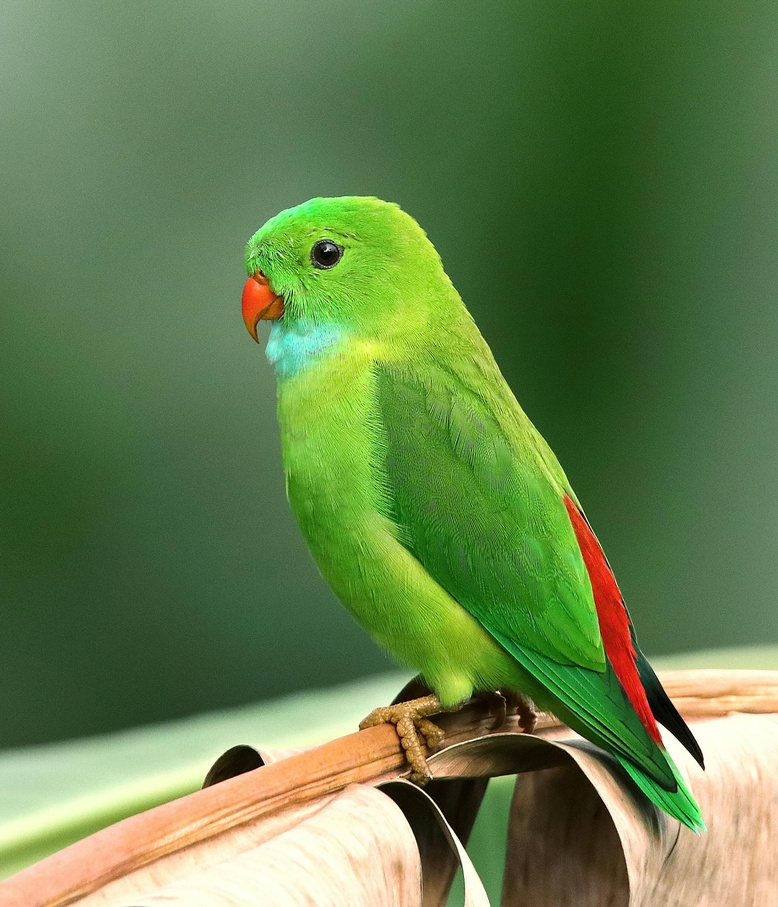
#> input picture Image Processing/photos/bird.jpg, 778 x 907 px, shrunk from 2250 x 2625 before the run, found by its file name
$ python minimum_and_maximum_filters.py
#> lines starting #> are read from the running program, lines starting #| are printed output that depends on the picture
import cv2 as cv
import matplotlib.pyplot as plt
import numpy as np


def max_min_filter(image_path):
#> called with image_path = 'photos/bird.jpg'
    gray_image = cv.imread(image_path, cv.IMREAD_GRAYSCALE)
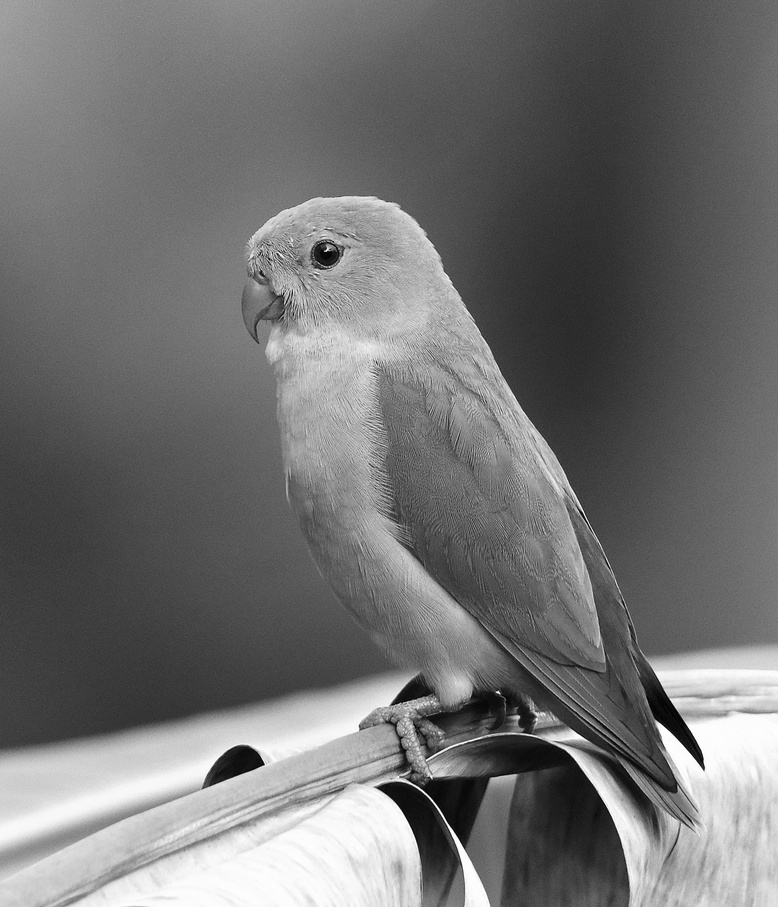
#> gray_image: shape (907, 778); min 0, max 255, mean 113.4

    # Define a kernel
    kernel = np.ones((5, 5), np.uint8)

    # Apply Maximum Filter
    max_image = cv.dilate(gray_image, kernel)
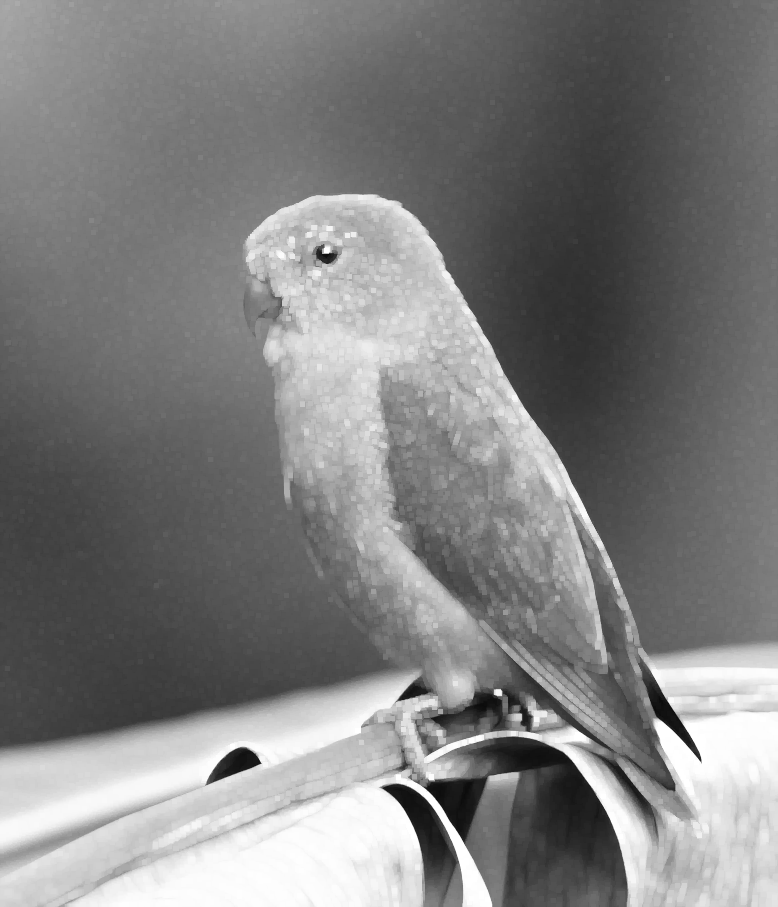
#> max_image: shape (907, 778); min 10, max 255, mean 126.7

    # Apply Minimum Filter
    min_image = cv.erode(gray_image, kernel)
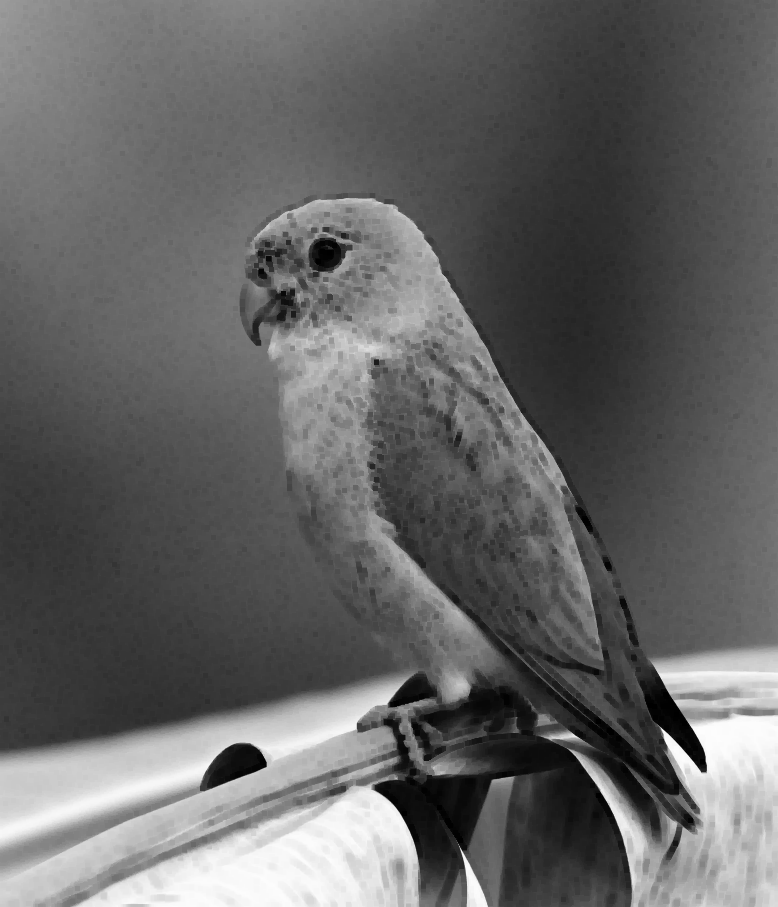
#> min_image: shape (907, 778); min 0, max 253, mean 100

    return gray_image, max_image, min_image

image_path = 'photos/bird.jpg'

gray_image, max_image, min_image = max_min_filter(image_path)

fig, axes = plt.subplots(1, 3, figsize=(18, 6))
axes[0].imshow(gray_image, cmap='gray')
axes[0].set_title("Original Image")
axes[0].axis("off")
axes[1].imshow(max_image, cmap='gray')
axes[1].set_title("Maximum Filtered Image")
axes[1].axis("off")
axes[2].imshow(min_image, cmap='gray')
axes[2].set_title("Minimum Filtered Image")
axes[2].axis("off")
plt.show()
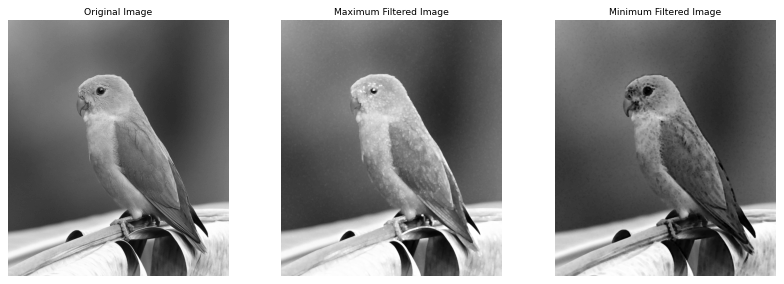
#> figure drawn by matplotlib, 3 panels

$ run again, with Image Processing/photos/11.jpg copied over Image Processing/photos/bird.jpg
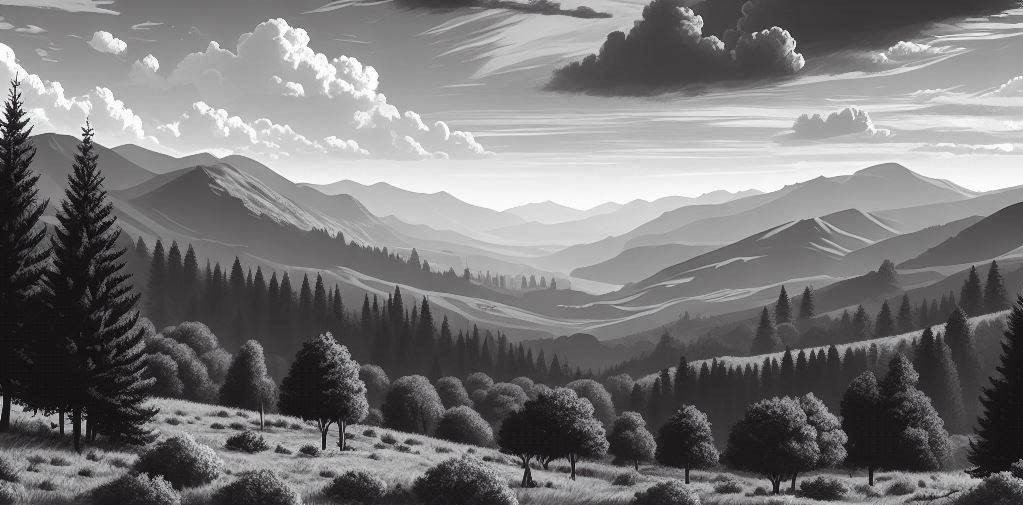
#> input picture Image Processing/photos/11.jpg, 1023 x 505 px, found by its file name
#> in max_min_filter, `max_image = cv.dilate(gray_image, kernel)`:
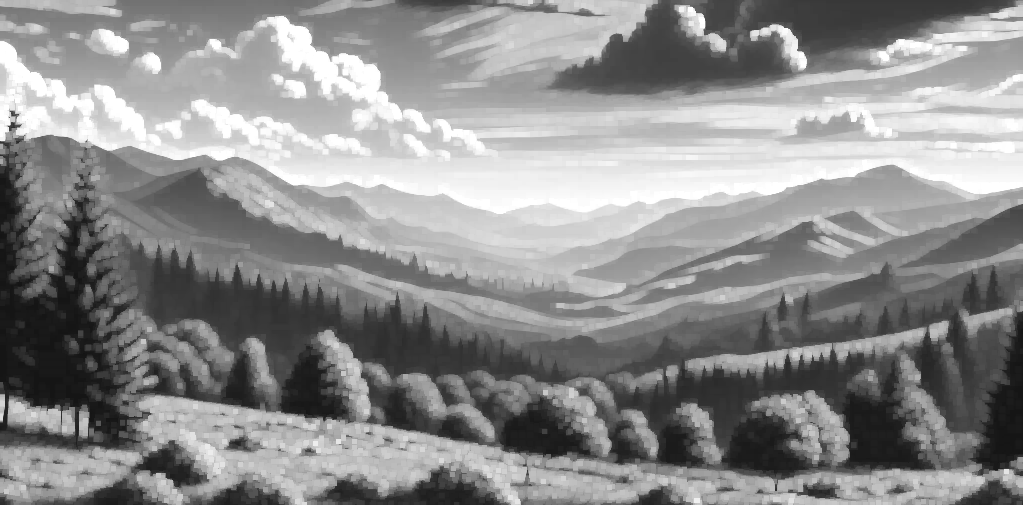
#> max_image: shape (505, 1023); min 20, max 255, mean 140.8
#> `plt.show()`:
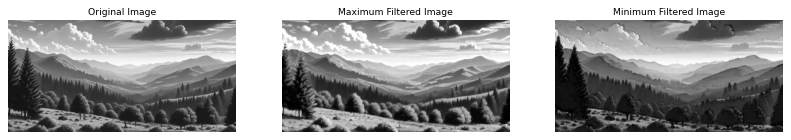
#> figure drawn by matplotlib, 3 panels

$ run again, with Image Processing/photos/3.jpg copied over Image Processing/photos/bird.jpg
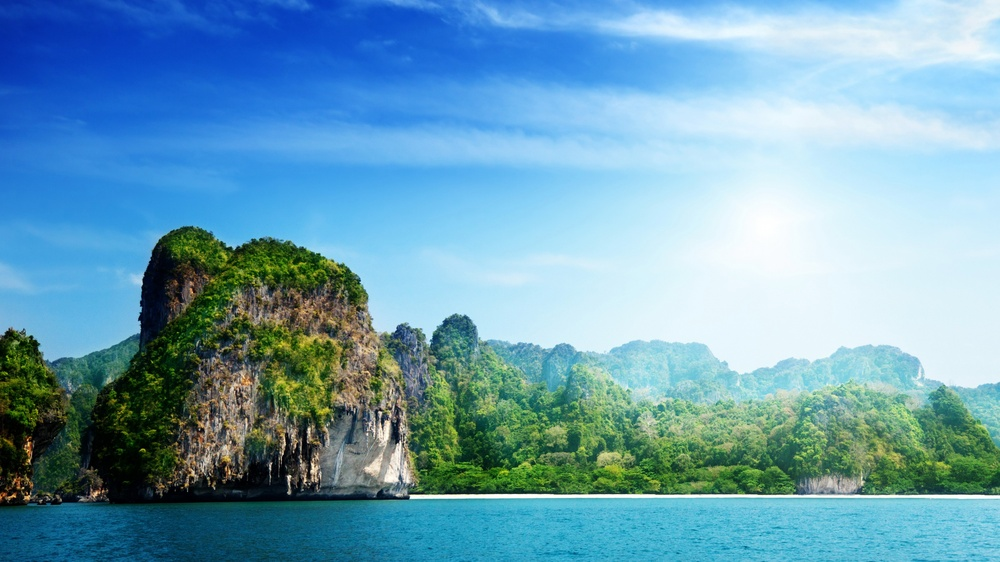
#> input picture Image Processing/photos/3.jpg, 1000 x 562 px, shrunk from 3840 x 2160 before the run, found by its file name
#> in max_min_filter, `min_image = cv.erode(gray_image, kernel)`:
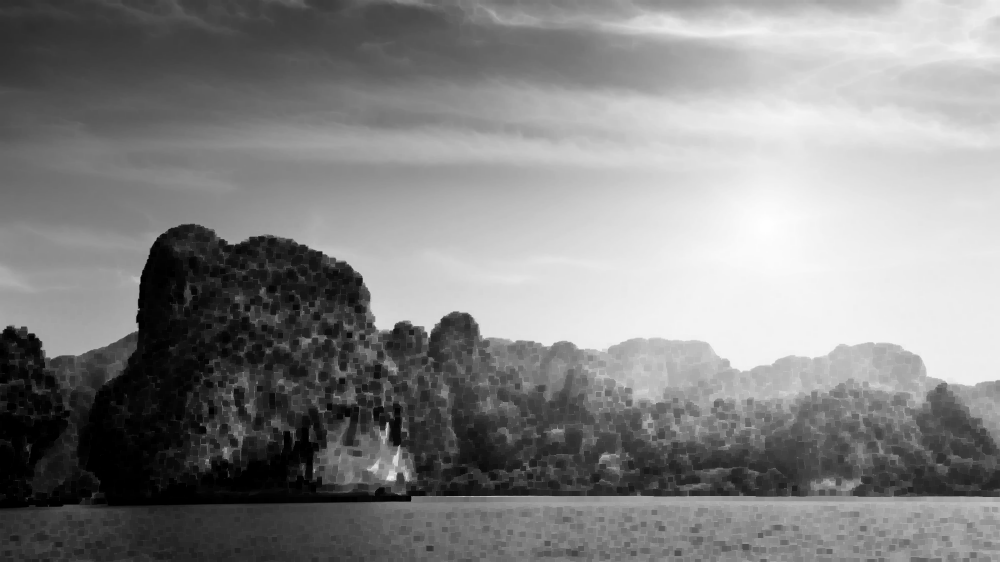
#> min_image: shape (562, 1000); min 0, max 254, mean 132.5
#> `plt.show()`:
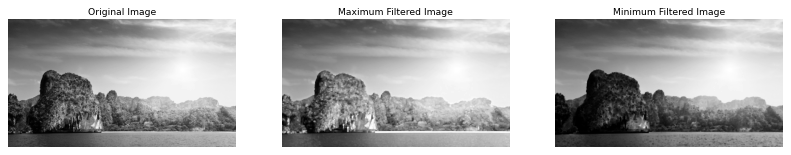
#> figure drawn by matplotlib, 3 panels
